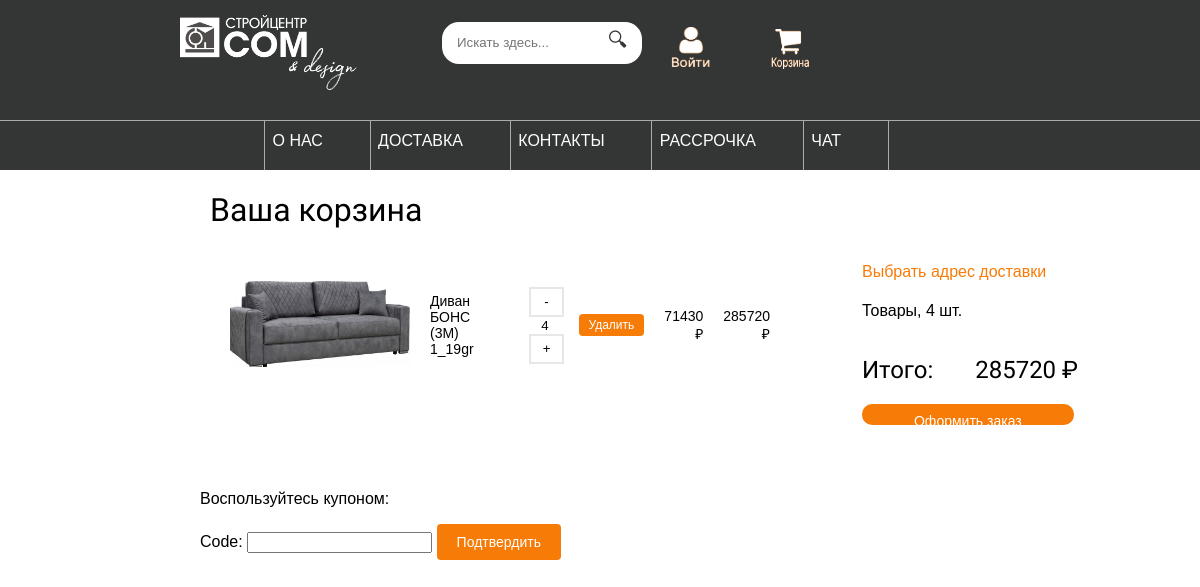
Page /cart/ (signed in) on the earlier database version.
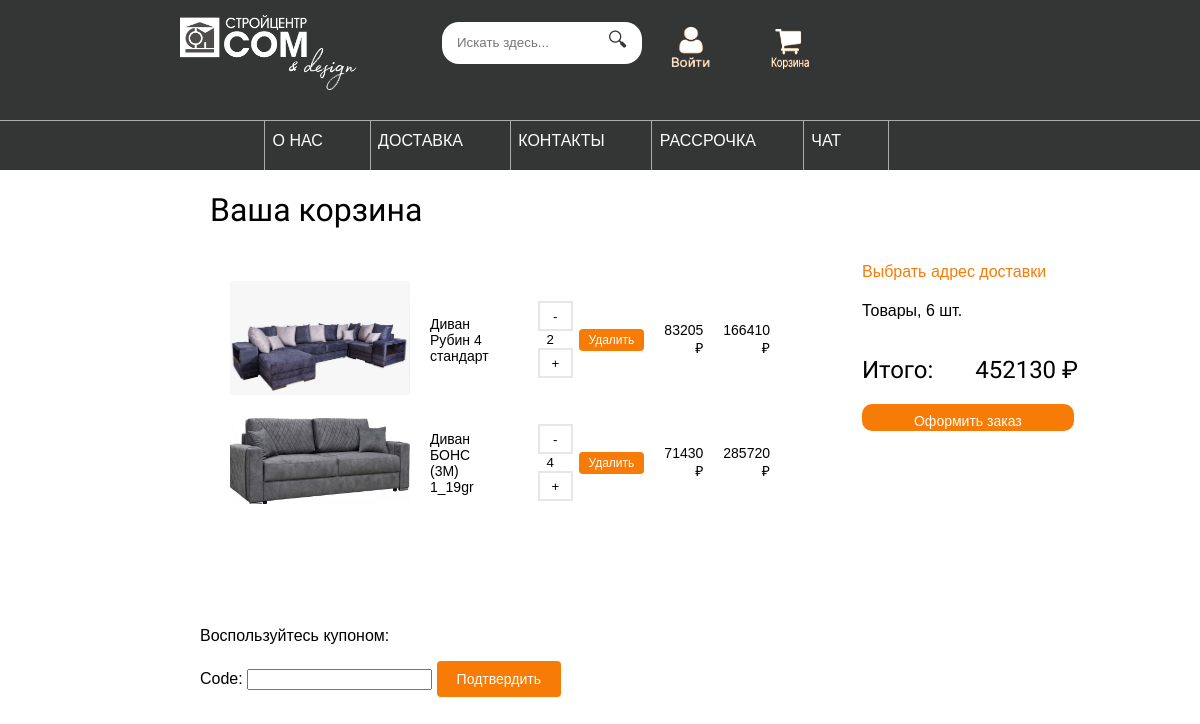
Same page on the later database version.
### cart/models.py (models this page shows, shortened)
class CartItem(models.Model):
    cart = models.ForeignKey(Cart,
                             related_name='cart',
                             on_delete=models.CASCADE)
    product = models.ForeignKey(Product,
                                related_name='product',
                                on_delete=models.CASCADE)
    quantity = models.PositiveIntegerField(default=1)
    created = models.DateTimeField(auto_now_add=True)
    updated = models.DateTimeField(auto_now=True)
    session = models.CharField(max_length=255, null=True, blank=True)
    def total_price(self):
        return self.product.price * self.quantity
    class Meta:
        ordering = ['-created']

### shop/models.py (models this page shows, shortened)
class Product(models.Model):
    category = models.ForeignKey('Category',
                                 related_name='products',
                                 on_delete=models.CASCADE)
    name = models.CharField(max_length=200)
    slug = models.CharField(max_length=200)
    image = models.ImageField(upload_to='products/%Y/%m/%d',
                              blank=True)
    description = models.TextField(blank=True)
    price = models.IntegerField()
    discount = models.IntegerField(blank=True, null=True)
    rating = models.CharField(blank=True, max_length=5)
    available = models.BooleanField(default=True)
    created = models.DateTimeField(auto_now_add=True)
    updated = models.DateTimeField(auto_now=True)
    class Meta:
        ordering = ['name']
        indexes = [
            models.Index(fields=['id', 'slug']),
            models.Index(fields=['name']),
            models.Index(fields=['-created']),
        ]
    def get_absolute_url(self):
        return reverse('shop:product_detail',
                       args=[self.id, self.slug])

### cart/views.py (the view)
# urls.py: path('', views.cart_detail, name='cart_detail'),
def cart_detail(request):
    if request.user.is_authenticated:
        user = request.user
        cart = Cart.objects.get(user=user)
    else:
        session_key = request.session.session_key
        cart = Cart.objects.get(session_key=session_key)
    cart_item = cart.cart.all()
    coupon_apply_form = CouponApplyForm()
    cart_products = [item.product for item in cart_item]
    coupon_id = request.session.get('coupon_id')
    coupon, discount = None, None
    if coupon_id:
        coupon = get_coupon(coupon_id)
        discount = get_discount(cart, coupon)
    total_price = get_total_price(cart)
    total_count = get_total_count(cart)
    subtotal_price = total_price
    if isinstance(discount, int):
        total_price -= discount
    r = Recommender()
    if cart_products:
        recommended_products = r.suggest_products_for(cart_products, max_results=4)
    else:
        recommended_products = []
    return render(request, 'cart/detail.html',
                  {'cart_item': cart_item,
                   'coupon_apply_form': coupon_apply_form,
                   'recommended_products': recommended_products,
                   'coupon': coupon,
                   'discount': discount,
                   'total_price': total_price,
                   'total_count': total_count,
                   'subtotal_price': subtotal_price})

### coupons/forms.py
class CouponApplyForm(forms.Form):
    code = forms.CharField()

### cart/cart.py (called while the page is built)
    @property
    def coupon(self):
        if self.coupon_id:
            try:
                return Coupon.objects.get(id=self.coupon_id)
            except Coupon.DoesNotExist:
                pass
        return None

    def get_discount(self):
        if self.coupon:
            return (self.coupon.discount / Decimal(100)) \
                        * self.get_total_price()
        return 0

    def get_total_price_after_discount(self):
        return int(self.get_total_price() - self.get_discount())

    def __len__(self):
        return sum(item['quantity'] for item in self.cart.values())

    def get_total_price(self):
        return sum(int(item['price']) * item['quantity']
                   for item in self.cart.values())

### cart/cart_funtions.py (called while the page is built)
def total_price(item):
    return item.product.price * item.quantity

def get_total_price(cart):
    items = cart.cart.all()
    return sum(total_price(item) for item in items)

def get_total_count(cart):
    items = cart.cart.all()
    return sum([item.quantity for item in items])

### cart/context_processors.py (called while the page is built)
def cart(request):
    cart = CartClass(request)
    end = ''
    if len(cart) > 1:
        if len(cart) < 5:
            end = 'а'
        else:
            end = 'ов'
    return {'cart': CartClass(request), 'end': end}

### shop/recommender.py (called while the page is built)
    def get_product_key(self, id):
        return f'product:{id}:purchased_with'

### cart/templates/cart/detail.html (shortened to what this page needs)
{% extends 'shop/base.html' %}
{% load static %}
{% block content %}
    <body style="background: #f6f6f9; position: relative;">
        <h1 style="padding-left: 11%">Ваша корзина</h1>
        <div class="sidebar" style="border-radius: 42px;">
            <div style="width: 20%; height: 21%; background: #fff; display: block; position: absolute; padding-left: 1%; padding-top: 1%; padding-right: 1%; border-radius: 20px;">
                <a href='#' class="address">Выбрать адрес доставки</a>
                <p style="margin-top: 10%;" class="total-count">Товары, {{ total_count }} шт.</p>
                <div style="display:flex; justify-content: space-between;">
                    <h2 style="flex: 1 0;">Итого: </h2>
                    <h2 class="total-price" style="flex: 0 1; white-space: nowrap;">{{ total_price }} ₽</h2>
                </div>
                <a href="{% url 'orders:order_create' %}" class="placing-order">
                    <div class="place-order-div">
                        <p style="padding-top: 4%; margin-top: 0;">Оформить заказ</p>
                    </div>
                </a>
            </div>
        </div>
        <div class="product-data" style="margin-left: 10%; padding: 1%; background-color: #fff; max-width: 60%; padding: 2%; border-radius: 20px;">
            <table class="cart" style="width: 100%; border-radius: 20px;">
                <tbody style="border-radius: 20px;">
                    {% for item in cart_item %}
                        {% with product=item.product %}
                            <tr data-action="product-id">
                                <td>
                                    <a href="{{ product.get_absolute_url }}">
                                        <img src="{% if product.image %}{{ product.image.url }}{% else %}{% static 'img/no_image.png' %}{% endif %}">
                                    </a>
                                </td>
                                <td>{{ product.name }}</td>
                                <td class="count-products">
                                    <button type="button" data-action="minus" class="change-count">-</button>
                                    <input class="quantity-input" data-counter value="{{ item.quantity }}">
                                    <button type="button" data-action="plus" class="change-count">+</button>
                                </td>
                                <td>
                                    <form action="{% url 'cart:cart_remove' product.id %}" method="post">
                                        <input type="submit" value="Удалить">
                                    </form>
                                </td>
                                <td class="num product-price cart-price">{{ item.product.price }} ₽</td>
                                <td class="num price cart-price">{{ item.total_price }} ₽</td>
                            </tr>
                        {% endwith %}
                    {% endfor %}
                </tbody>
            </table>
        </div>
        <p style="margin-left: 10%; margin-top: 50px;">Воспользуйтесь купоном:</p>
        <form action="{% url 'coupons:apply' %}" method="post" style="margin-left: 10%;" name="coupon">
            {{ coupon_apply_form }}
            <input type="submit" value="Подтвердить">
        </form>
    </body>
{% endblock %}

### shop/templates/shop/base.html (shortened to what this page needs)
{% load static %}
<!DOCTYPE html>
<html lang="en">
    <head>
        <link href="{% static 'css/base.css' %}" rel="stylesheet">
    </head>
    <body style="position: relative;">
        <div class="header">
            <div class="logo"><a href="/"><img class="logo_img" src='{% static "img/result.png" %}'></a></div>
            <div class="form_search">
                <form action="{% url 'shop:product_list' %}" method="get">
                  <input type="text" placeholder="Искать здесь..." name="search_field">
                  <button type="submit">🔍︎</button>
                </form>
            </div>
            <div>
                <ul class="ul-nav">
                    {% if request.user.is_authenticated %}
                        <li class="li-nav"><a href="{% url 'account:profile' user.id %}"><img class="account_icon_light" src='{% static "img/account_icon_light.png" %}'></a></li>
                    {% else %}
                        <li class="li-nav"><a href="#"><img class="account_icon_orange" src='{% static "img/account_icon_orange.png" %}'></a></li>
                        <li class="li-nav"><a href="{% url 'account:login' %}"><img class="account_icon_light" src='{% static "img/account_icon_light.png" %}'></a></li>
                    {% endif %}
                </ul>
            </div>
            <div>
                <ul class="ul-nav">
                    <li class="li-nav"><a href="{% url 'cart:cart_detail' %}"><img class="account_icon_light" style="margin-top: 14px;" src='{% static "img/basket_light.png" %}'></a></li>
                </ul>
            </div>
        </div>
        <div class="under-header">
            <div class="nav-div"><a class="link-nav" href="{% url 'shop:about' %}">О НАС</a></div>
            <div class="nav-div"><a class="link-nav" href="{% url 'shop:delivery' %}">ДОСТАВКА</a></div>
            <div class="nav-div"><a class="link-nav" href="{% url 'shop:contacts' %}">КОНТАКТЫ</a></div>
            <div class="nav-div"><a class="link-nav" href="{% url 'shop:installment' %}">РАССРОЧКА</a></div>
            {% if request.user.username == 'ahmat' %}
                <div class="nav-div"><a class="link-nav" href="{% url 'chat:chat_list' %}">ЧАТ</a></div>
            {% endif %}
        </div>
        <div id="content">
            {% block content %}
            {% endblock %}
        </div>
    </body>
</html>

### shop/static/css/base.css (style rules this page uses)
body { margin:0; padding:0; font-family:helvetica, sans-serif; }
h1, h2, h3, h4, h5 , h6 { font-family: 'Ubuntu', sans-serif; font-weight:normal; }
a { text-decoration:none; color:#5993bb; }
a.button, input[type="submit"] { color:#fff; background:#F77B07; border-radius:4px; padding:10px 20px; font-size:14px; border:0; }
table { width:100%; border-spacing:0; border-collapse: collapse; }
table th, table td { text-align:left; font-size:14px; padding:10px; margin:0; }
tbody tr:nth-child(odd) { background:#fff; }
.cart { color: black; background-color: #fff; width: 60%; }
table.cart { margin-bottom:40px; }
table.cart img { width:180px; }
tbody td.num { text-align:right; }
td input[type="submit"] { font-size:12px; padding:4px 10px; }
#content { padding:0 100px; overflow:hidden; }
* { box-sizing: border-box; }
.header { background-color: #343535; height: 120px; width: 100%; padding-left: 15%; padding-right: 15%; padding-top: 15px; display: flex; position: sticky; z-index: 1; top: 0%; }
.ul-nav { list-style-type: none; margin: 0px; padding: 0px; }
.li-nav { margin-right: 100px; }
.li-nav:last-child { margin-right: 0px; }
.logo { width: 220px; margin-right: 5%; }
.logo_img { height: 75px; }
.form_search { background: #343535; margin-top: 0.5%; margin-right: 4%; }
.form_search input { border-radius: 17px; background: #fff; outline: none; width: 200px; height: 42px; transition: .5s; border: none; padding-left: 15px; }
.form_search button { cursor: pointer; background: none; border: none; margin-top: 6px; margin-left: -40px; font-size: 20px; color: #343535; }
.account_icon_light { position: relative; margin-top: 12px; width: 40px; height: 40px; }
.under-header { background-color: #343535; padding-left: 22%; height: 50px; display: flex; border-top: 1px solid #ADABA8; position: sticky; top: 11%; z-index: 1; }
.nav-div { color: #fff; padding-left: 0.8%; border-right: 1px solid #ADABA8; padding-top: 1.2%; padding-right: 5%; text-align: left; }
.nav-div:first-child { border-left: 1px solid #ADABA8; }
.link-nav { text-decoration: none; color: #fff; }
a { text-decoration:none; color:#343535; }
.sidebar { margin-left: 75%; border-radius: 42px; }
.address { margin-top: 0; margin-bottom: 0; color: #F77B07; text-decoration: none; height: 9%; }
.placing-order { color:#fff; border-radius:4px; font-size:14px; border:0; margin-bottom: 1%; text-align: center; width: 100%; }
.place-order-div { height: 20%; width: 98%; background-color: #F77B07; border-radius: 10px; }
.change-count { background: #fff; color: black; border: 2px solid #e7e7e7; width: 35px; height: 30px; }
.quantity-input { border: none; width: 80%; text-align: center; }
.count-products { padding-left:5%; padding-right: 0; }
.cart-price { width: 10%; }
ul { list-style-type: none; }
body, ul { margin: 0; padding: 0; }

Differences in the rows shown:
added CartItem: image (picture), product.name "Диван Рубин 4 стандарт", quantity "2", product.price "83205", total_price "166410"
Other differences:
{{ total_count }}: "4" → "6"
{{ total_price }}: "285720" → "452130"
